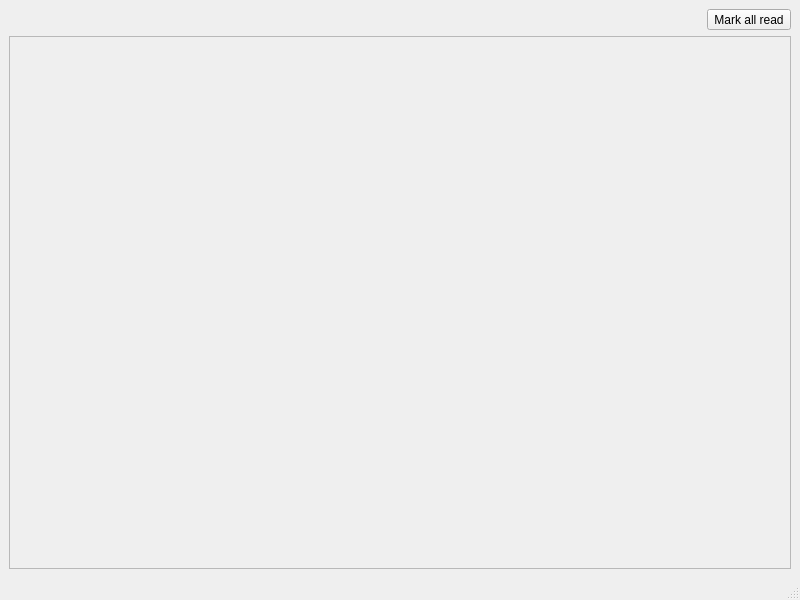
<?xml version="1.0" encoding="UTF-8"?>
<ui version="4.0">
 <class>MainWindow</class>
 <widget class="QMainWindow" name="MainWindow">
  <property name="geometry">
   <rect>
    <x>0</x>
    <y>0</y>
    <width>800</width>
    <height>600</height>
   </rect>
  </property>
  <property name="windowTitle">
   <string>MainWindow</string>
  </property>
  <property name="styleSheet">
   <string notr="true"/>
  </property>
  <widget class="QWidget" name="centralwidget">
   <layout class="QVBoxLayout" name="verticalLayout">
    <item alignment="Qt::AlignmentFlag::AlignRight">
     <widget class="QToolButton" name="markAllReadBtn">
      <property name="text">
       <string>Mark all read</string>
      </property>
     </widget>
    </item>
    <item>
     <widget class="QScrollArea" name="newsScrollArea">
      <property name="widgetResizable">
       <bool>true</bool>
      </property>
      <widget class="QWidget" name="scrollAreaWidgetContents">
       <property name="geometry">
        <rect>
         <x>0</x>
         <y>0</y>
         <width>780</width>
         <height>512</height>
        </rect>
       </property>
       <layout class="QVBoxLayout" name="verticalLayout_3">
        <item>
         <layout class="QVBoxLayout" name="newsLayout"/>
        </item>
       </layout>
      </widget>
     </widget>
    </item>
   </layout>
  </widget>
  <widget class="QMenuBar" name="menubar">
   <property name="geometry">
    <rect>
     <x>0</x>
     <y>0</y>
     <width>800</width>
     <height>19</height>
    </rect>
   </property>
  </widget>
  <widget class="QStatusBar" name="statusbar"/>
 </widget>
 <resources/>
 <connections/>
</ui>
